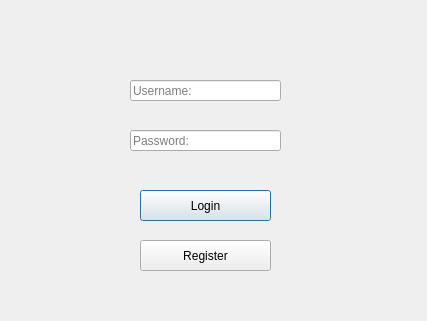
<?xml version="1.0" encoding="UTF-8"?>
<ui version="4.0">
 <class>Dialog</class>
 <widget class="QDialog" name="Dialog">
  <property name="geometry">
   <rect>
    <x>0</x>
    <y>0</y>
    <width>427</width>
    <height>321</height>
   </rect>
  </property>
  <property name="windowTitle">
   <string>Dialog</string>
  </property>
  <widget class="QPushButton" name="pushButton">
   <property name="geometry">
    <rect>
     <x>140</x>
     <y>190</y>
     <width>131</width>
     <height>31</height>
    </rect>
   </property>
   <property name="text">
    <string>Login</string>
   </property>
  </widget>
  <widget class="QPushButton" name="pushButton_2">
   <property name="geometry">
    <rect>
     <x>140</x>
     <y>240</y>
     <width>131</width>
     <height>31</height>
    </rect>
   </property>
   <property name="text">
    <string>Register</string>
   </property>
  </widget>
  <widget class="QLineEdit" name="lineEdit">
   <property name="geometry">
    <rect>
     <x>130</x>
     <y>80</y>
     <width>151</width>
     <height>21</height>
    </rect>
   </property>
   <property name="text">
    <string/>
   </property>
   <property name="placeholderText">
    <string>Username:</string>
   </property>
  </widget>
  <widget class="QLineEdit" name="lineEdit_2">
   <property name="geometry">
    <rect>
     <x>130</x>
     <y>130</y>
     <width>151</width>
     <height>21</height>
    </rect>
   </property>
   <property name="placeholderText">
    <string>Password:</string>
   </property>
  </widget>
 </widget>
 <resources/>
 <connections/>
</ui>
